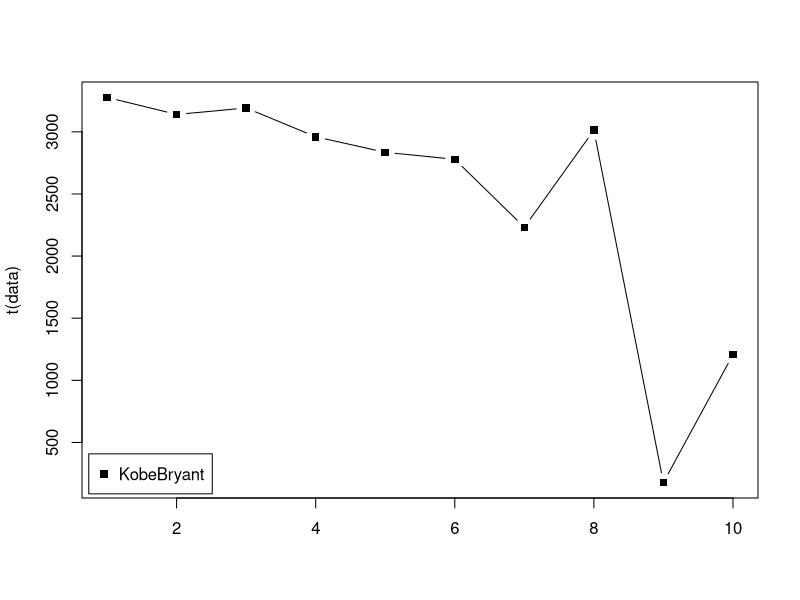

The R script that drew this image:


#Seasons
Seasons <- c("2005","2006","2007","2008","2009","2010","2011","2012","2013","2014")

#Players
Players <- c("KobeBryant","JoeJohnson","LeBronJames","CarmeloAnthony","DwightHoward","ChrisBosh","ChrisPaul","KevinDurant","DerrickRose","DwayneWade")

#Salaries
KobeBryant_Salary <- c(15946875,17718750,19490625,21262500,23034375,24806250,25244493,27849149,30453805,23500000)
JoeJohnson_Salary <- c(12000000,12744189,13488377,14232567,14976754,16324500,18038573,19752645,21466718,23180790)
LeBronJames_Salary <- c(4621800,5828090,13041250,14410581,15779912,14500000,16022500,17545000,19067500,20644400)
CarmeloAnthony_Salary <- c(3713640,4694041,13041250,14410581,15779912,17149243,18518574,19450000,22407474,22458000)
DwightHoward_Salary <- c(4493160,4806720,6061274,13758000,15202590,16647180,18091770,19536360,20513178,21436271)
ChrisBosh_Salary <- c(3348000,4235220,12455000,14410581,15779912,14500000,16022500,17545000,19067500,20644400)
ChrisPaul_Salary <- c(3144240,3380160,3615960,4574189,13520500,14940153,16359805,17779458,18668431,20068563)
KevinDurant_Salary <- c(0,0,4171200,4484040,4796880,6053663,15506632,16669630,17832627,18995624)
DerrickRose_Salary <- c(0,0,0,4822800,5184480,5546160,6993708,16402500,17632688,18862875)
DwayneWade_Salary <- c(3031920,3841443,13041250,14410581,15779912,14200000,15691000,17182000,18673000,15000000)

#Matrix
Salary <- rbind(KobeBryant_Salary, JoeJohnson_Salary, LeBronJames_Salary, CarmeloAnthony_Salary, DwightHoward_Salary, ChrisBosh_Salary, ChrisPaul_Salary, KevinDurant_Salary, DerrickRose_Salary, DwayneWade_Salary)
rm(KobeBryant_Salary, JoeJohnson_Salary, CarmeloAnthony_Salary, DwightHoward_Salary, ChrisBosh_Salary, LeBronJames_Salary, ChrisPaul_Salary, DerrickRose_Salary, DwayneWade_Salary, KevinDurant_Salary)
colnames(Salary) <- Seasons
rownames(Salary) <- Players

print(Salary)

#Games 
KobeBryant_G <- c(80,77,82,82,73,82,58,78,6,35)
JoeJohnson_G <- c(82,57,82,79,76,72,60,72,79,80)
LeBronJames_G <- c(79,78,75,81,76,79,62,76,77,69)
CarmeloAnthony_G <- c(80,65,77,66,69,77,55,67,77,40)
DwightHoward_G <- c(82,82,82,79,82,78,54,76,71,41)
ChrisBosh_G <- c(70,69,67,77,70,77,57,74,79,44)
ChrisPaul_G <- c(78,64,80,78,45,80,60,70,62,82)
KevinDurant_G <- c(35,35,80,74,82,78,66,81,81,27)
DerrickRose_G <- c(40,40,40,81,78,81,39,0,10,51)
DwayneWade_G <- c(75,51,51,79,77,76,49,69,54,62)
#Matrix
Games <- rbind(KobeBryant_G, JoeJohnson_G, LeBronJames_G, CarmeloAnthony_G, DwightHoward_G, ChrisBosh_G, ChrisPaul_G, KevinDurant_G, DerrickRose_G, DwayneWade_G)
rm(KobeBryant_G, JoeJohnson_G, CarmeloAnthony_G, DwightHoward_G, ChrisBosh_G, LeBronJames_G, ChrisPaul_G, DerrickRose_G, DwayneWade_G, KevinDurant_G)
colnames(Games) <- Seasons
rownames(Games) <- Players

#Minutes Played
KobeBryant_MP <- c(3277,3140,3192,2960,2835,2779,2232,3013,177,1207)
JoeJohnson_MP <- c(3340,2359,3343,3124,2886,2554,2127,2642,2575,2791)
LeBronJames_MP <- c(3361,3190,3027,3054,2966,3063,2326,2877,2902,2493)
CarmeloAnthony_MP <- c(2941,2486,2806,2277,2634,2751,1876,2482,2982,1428)
DwightHoward_MP <- c(3021,3023,3088,2821,2843,2935,2070,2722,2396,1223)
ChrisBosh_MP <- c(2751,2658,2425,2928,2526,2795,2007,2454,2531,1556)
ChrisPaul_MP <- c(2808,2353,3006,3002,1712,2880,2181,2335,2171,2857)
KevinDurant_MP <- c(1255,1255,2768,2885,3239,3038,2546,3119,3122,913)
DerrickRose_MP <- c(1168,1168,1168,3000,2871,3026,1375,0,311,1530)
DwayneWade_MP <- c(2892,1931,1954,3048,2792,2823,1625,2391,1775,1971)
#Matrix
MinutesPlayed <- rbind(KobeBryant_MP, JoeJohnson_MP, LeBronJames_MP, CarmeloAnthony_MP, DwightHoward_MP, ChrisBosh_MP, ChrisPaul_MP, KevinDurant_MP, DerrickRose_MP, DwayneWade_MP)
rm(KobeBryant_MP, JoeJohnson_MP, CarmeloAnthony_MP, DwightHoward_MP, ChrisBosh_MP, LeBronJames_MP, ChrisPaul_MP, DerrickRose_MP, DwayneWade_MP, KevinDurant_MP)
colnames(MinutesPlayed) <- Seasons
rownames(MinutesPlayed) <- Players

#Field Goals
KobeBryant_FG <- c(978,813,775,800,716,740,574,738,31,266)
JoeJohnson_FG <- c(632,536,647,620,635,514,423,445,462,446)
LeBronJames_FG <- c(875,772,794,789,768,758,621,765,767,624)
CarmeloAnthony_FG <- c(756,691,728,535,688,684,441,669,743,358)
DwightHoward_FG <- c(468,526,583,560,510,619,416,470,473,251)
ChrisBosh_FG <- c(549,543,507,615,600,524,393,485,492,343)
ChrisPaul_FG <- c(407,381,630,631,314,430,425,412,406,568)
KevinDurant_FG <- c(306,306,587,661,794,711,643,731,849,238)
DerrickRose_FG <- c(208,208,208,574,672,711,302,0,58,338)
DwayneWade_FG <- c(699,472,439,854,719,692,416,569,415,509)
#Matrix
FieldGoals <- rbind(KobeBryant_FG, JoeJohnson_FG, LeBronJames_FG, CarmeloAnthony_FG, DwightHoward_FG, ChrisBosh_FG, ChrisPaul_FG, KevinDurant_FG, DerrickRose_FG, DwayneWade_FG)
rm(KobeBryant_FG, JoeJohnson_FG, LeBronJames_FG, CarmeloAnthony_FG, DwightHoward_FG, ChrisBosh_FG, ChrisPaul_FG, KevinDurant_FG, DerrickRose_FG, DwayneWade_FG)
colnames(FieldGoals) <- Seasons
rownames(FieldGoals) <- Players

#Field Goal Attempts
KobeBryant_FGA <- c(2173,1757,1690,1712,1569,1639,1336,1595,73,713)
JoeJohnson_FGA <- c(1395,1139,1497,1420,1386,1161,931,1052,1018,1025)
LeBronJames_FGA <- c(1823,1621,1642,1613,1528,1485,1169,1354,1353,1279)
CarmeloAnthony_FGA <- c(1572,1453,1481,1207,1502,1503,1025,1489,1643,806)
DwightHoward_FGA <- c(881,873,974,979,834,1044,726,813,800,423)
ChrisBosh_FGA <- c(1087,1094,1027,1263,1158,1056,807,907,953,745)
ChrisPaul_FGA <- c(947,871,1291,1255,637,928,890,856,870,1170)
KevinDurant_FGA <- c(647,647,1366,1390,1668,1538,1297,1433,1688,467)
DerrickRose_FGA <- c(436,436,436,1208,1373,1597,695,0,164,835)
DwayneWade_FGA <- c(1413,962,937,1739,1511,1384,837,1093,761,1084)
#Matrix
FieldGoalAttempts <- rbind(KobeBryant_FGA, JoeJohnson_FGA, LeBronJames_FGA, CarmeloAnthony_FGA, DwightHoward_FGA, ChrisBosh_FGA, ChrisPaul_FGA, KevinDurant_FGA, DerrickRose_FGA, DwayneWade_FGA)
rm(KobeBryant_FGA, JoeJohnson_FGA, LeBronJames_FGA, CarmeloAnthony_FGA, DwightHoward_FGA, ChrisBosh_FGA, ChrisPaul_FGA, KevinDurant_FGA, DerrickRose_FGA, DwayneWade_FGA)
colnames(FieldGoalAttempts) <- Seasons
rownames(FieldGoalAttempts) <- Players

#Points
KobeBryant_PTS <- c(2832,2430,2323,2201,1970,2078,1616,2133,83,782)
JoeJohnson_PTS <- c(1653,1426,1779,1688,1619,1312,1129,1170,1245,1154)
LeBronJames_PTS <- c(2478,2132,2250,2304,2258,2111,1683,2036,2089,1743)
CarmeloAnthony_PTS <- c(2122,1881,1978,1504,1943,1970,1245,1920,2112,966)
DwightHoward_PTS <- c(1292,1443,1695,1624,1503,1784,1113,1296,1297,646)
ChrisBosh_PTS <- c(1572,1561,1496,1746,1678,1438,1025,1232,1281,928)
ChrisPaul_PTS <- c(1258,1104,1684,1781,841,1268,1189,1186,1185,1564)
KevinDurant_PTS <- c(903,903,1624,1871,2472,2161,1850,2280,2593,686)
DerrickRose_PTS <- c(597,597,597,1361,1619,2026,852,0,159,904)
DwayneWade_PTS <- c(2040,1397,1254,2386,2045,1941,1082,1463,1028,1331)
#Matrix
Points <- rbind(KobeBryant_PTS, JoeJohnson_PTS, LeBronJames_PTS, CarmeloAnthony_PTS, DwightHoward_PTS, ChrisBosh_PTS, ChrisPaul_PTS, KevinDurant_PTS, DerrickRose_PTS, DwayneWade_PTS)
rm(KobeBryant_PTS, JoeJohnson_PTS, LeBronJames_PTS, CarmeloAnthony_PTS, DwightHoward_PTS, ChrisBosh_PTS, ChrisPaul_PTS, KevinDurant_PTS, DerrickRose_PTS, DwayneWade_PTS)
colnames(Points) <- Seasons
rownames(Points) <- Players

# ------------ VISUALIZING SUBSET ------------------------

# SELECTING A SUBSET
data <- MinutesPlayed[1, , drop=F ]
data

matplot(t(data), type = "b", pch = 15:18, col = c(1:4,6)) 
legend("bottomleft", inset = 0.01, legend = Players[1], col = c(1:4,6), pch = 15:18, horiz = F)














